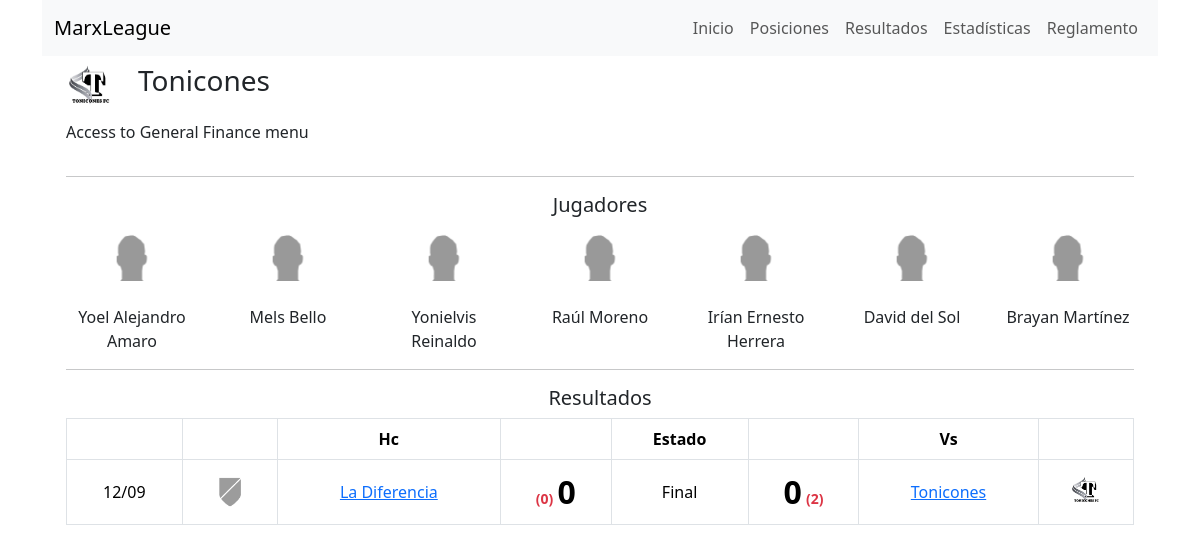
The page /team-details/2 on the database its author committed.
### futbol/models/team.py (models this page shows)
class Team(models.Model):
    name = models.CharField(max_length=100, unique=True, default="Nombre")
    description = models.CharField(max_length=300, null=True, blank=True)
    league = models.ManyToManyField(League)
    grade = models.CharField(max_length=50, null=True, blank=True)
    abbrev = models.CharField(max_length=3, null=True, blank=True)
    imagen = models.CharField(max_length=3, null=True, blank=True)
    def __str__(self):
        return self.name

### futbol/models/player.py (models this page shows, shortened)
class Player(models.Model):
    name = models.CharField(max_length=100, unique=True, default="Nombre")
    grade = models.CharField(max_length=50, null=True, blank=True)
    team = models.ForeignKey(Team, on_delete=models.SET_NULL, null=True)
    imagen = models.CharField(max_length=3, null=True, blank=True)
    alias = models.CharField(max_length=50, null=True, blank=True)

### futbol/models/schedule.py (models this page shows, shortened)
class Schedule(models.Model):
    STATUS_CHOICES = [
        ("completed", "Completed"),
        ("scheduled", "Scheduled"),
        ("raining", "Raining"),
        ("playing", "Playing"),
        ("pending", "Pending"),
    ]
    STAGES_CHOICES = [
        ("regular", "Regular"),
        ("octavos", "Octavos"),
        ("cuartos", "Cuartos"),
        ("semifinal", "SemiFinal"),
        ("final", "Final"),
    ]
    league = models.ForeignKey(League, on_delete=models.SET_NULL, null=True)
    vs = models.ForeignKey(
        Team,
        on_delete=models.SET_NULL,
        related_name="vs_schedule",
        null=True,
        blank=True,
    )
    hc = models.ForeignKey(
        Team,
        on_delete=models.SET_NULL,
        related_name="hc_schedule",
        null=True,
        blank=True,
    )
    date = models.DateField(null=True, blank=True)
    vs_goals = models.IntegerField(null=True, blank=True)
    hc_goals = models.IntegerField(null=True, blank=True)
    vs_definition_penalties = models.IntegerField(null=True, blank=True)
    hc_definition_penalties = models.IntegerField(null=True, blank=True)
    vs_points = models.IntegerField(null=True, blank=True)
    hc_points = models.IntegerField(null=True, blank=True)
    mvp = models.ForeignKey(Player, on_delete=models.SET_NULL, null=True, blank=True)
    status = models.CharField(
        max_length=20, choices=STATUS_CHOICES, default="scheduled"
    )
    stages = models.CharField(max_length=20, choices=STAGES_CHOICES, default="regular")

### futbol/views/pages/team_details_page.py (the view)
# urls.py: path("team-details/<int:id>", TeamDetailsPageView.as_view(), name="team_details_page"),
class TeamDetailsPageView(TemplateView):
    model = Team
    template_name = "pages/team_details_page.html"
    context_object_name = "team"
    pk_url_kwarg = "id"
    def get_context_data(self, **kwargs):
        context = super().get_context_data(**kwargs)
        team_id = self.kwargs.get(self.pk_url_kwarg)
        team = self.model.objects.get(id=team_id)
        context[self.context_object_name] = team
        players = team.player_set.all()
        schedules_view = ScheduleView(**kwargs)
        schedules_context = schedules_view.get_context_data(request=self.request, team_filter=team)
        html = render_to_string(schedules_view.template_name, schedules_context)
        context['team'] = team
        context['players'] = players
        context['schedules'] = html
        return context

### futbol/templates/views/schedule_view.html (shortened to what this page needs)
{% load static %}
<table class="table table-bordered table-condensed">
  <thead>
    <tr>
      <th class="text-center"></th>
      <th class="text-center"></th>
      <th class="text-center">Hc</th>
      <th class="text-center"></th>
      <th class="text-center">Estado</th>
      <th class="text-center"></th>
      <th class="text-center">Vs</th>
      <th class="text-center"></th>
    </tr>
  </thead>
  <tbody>
    {% for schedule in schedules %}
      <tr>
        <td class="text-center align-middle">{{ schedule.date|date:'d/m' }}</td>
        <td class="text-center align-middle">
          <img style="height: 32; width: 32px" src="{% static 'images/logos/' %}{{ schedule.hc.imagen|default:'na' }}.png" class="rounded" alt="Logo" />
        </td>
        <td class="text-center align-middle">
          <a href="{% url 'team_details_page'  schedule.hc.id %}">{{ schedule.hc }}</a>
        </td>
        <td class="text-center align-middle">
          {% if schedule.hc_definition_penalties is not None or schedule.hc_definition_penalties >= 0 %}
          <span class="fw-bold text-danger small">({{ schedule.hc_definition_penalties }})</span>
          {% endif %}
          {% if schedule.status == 'completed' or schedule.status == 'playing' %}
            <span class="fw-bold fs-2">{{ schedule.hc_goals }}</span>
          {% endif %}
        </td>
        <td class="text-center align-middle">
          {% if schedule.status == 'completed' %}
            Final
          {% elif schedule.status == 'scheduled' %}
          {% elif schedule.status == 'playing' %}
            En Juego
          {% elif schedule.status == 'pending' %}
            Pendiente
          {% elif schedule.status == 'raining' %}
            Lloviendo
          {% endif %}
        </td>
        <td class="text-center align-middle">
          {% if schedule.status == 'completed' or schedule.status == 'playing' %}
            <span class="fw-bold fs-2">{{ schedule.vs_goals }}</span>
          {% endif %}
          {% if schedule.vs_definition_penalties >= 0 %}
           <span class="fw-bold text-danger small">({{ schedule.vs_definition_penalties }})</span>
        {% endif %}
        </td>
        <td class="text-center align-middle">
          <a href="{% url 'team_details_page'  schedule.vs.id  %}">{{ schedule.vs }}</a>
        </td>
        <td class="text-center align-middle">
          <img style="height: 32; width: 32px" src="{% static 'images/logos/' %}{{ schedule.vs.imagen|default:'na' }}.png" class="rounded" alt="Logo" />
        </td>
      </tr>
    {% endfor %}
  </tbody>
</table>

### futbol/templates/pages/team_details_page.html (shortened to what this page needs)
{% extends './base.html' %}
{% load static %}
{% block content %}
  <div class="container">
    <div class="row">
      <div class="col-auto">
        <img style="height: 48; width: 48px" src="{% static 'images/logos/' %}{{ team.imagen|default:"na" }}.png" class="rounded" alt="Logo">
      </div>
      <div class="col">
        <h3>{{ team.name }}</h3>
      </div>
    </div>
    <div class="row mt-2">
      <div class="col">
        <p>{{ team.description }}</p>
      </div>
    </div>
    <hr />
    <div class="row">
      <div class="col">
        <h5 class="text-center">Jugadores</h5>
        <div class="row row-cols-3">
          {% for player in players %}
            <div class="col-md text-center mt-2">
              <div class="d-flex flex-column align-items-center">
                <img style="height: 48; width: 48px" src="{% static 'images/players/' %}{{ player.imagen|default:'na' }}.png" class="rounded" alt="Logo" /> <br />
                {{ player.name }}
              </div>
            </div>
          {% endfor %}
        </div>
      </div>
    </div>
    <hr />
    <div class="row">
      <div class="col">
        <h5 class="text-center">Resultados</h5>
        <div class="col">{{ schedules }}</div>
      </div>
    </div>
  </div>
{% endblock %}

### rows shown on the page
Team: name "Tonicones", description "Access to General Finance menu"
Player: name "Yoel Alejandro Amaro"
Player: name "Mels Bello"
Player: name "Yonielvis Reinaldo"
Player: name "Raúl Moreno"
Player: name "Irían Ernesto Herrera"
Player: name "David del Sol"
Player: name "Brayan Martínez"
Schedule: date "12/09", hc "La Diferencia", hc_definition_penalties "0", hc_goals "0", status "Final", vs_goals "0", vs_definition_penalties "2", vs "Tonicones"
